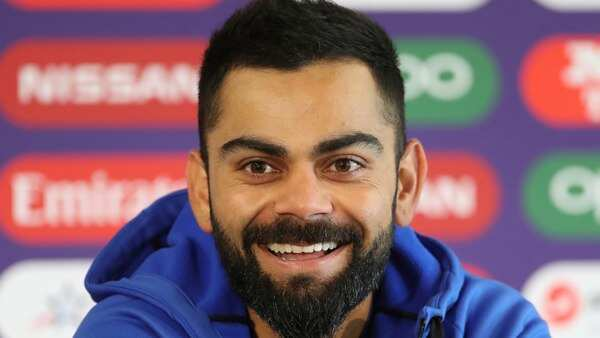
#> input picture vk.jpg, 600 x 338 px
$ python face_smile_eye_detection.py
#> lines starting #> are read from the running program, lines starting #| are printed output that depends on the picture; after the words box and inside, x2 and y2 are one past the last pixel; in counts of white or black regions, pixels touching at a corner belong together
import cv2
#Load the cascade
face_cascade=cv2.CascadeClassifier(cv2.data.haarcascades + 'haarcascade_frontalface_default.xml')
smile_cascade = cv2.CascadeClassifier(cv2.data.haarcascades+'haarcascade_smile.xml')
eye_cascade = cv2.CascadeClassifier(cv2.data.haarcascades +'haarcascade_eye.xml')
#Load the image
img=cv2.imread('vk.jpg')
#> img is the input picture: shape (338, 600, 3); mean B, G, R 112.2, 101.4, 133.3
# #Convert image to gray scale
gray=cv2.cvtColor(img,cv2.COLOR_BGR2GRAY)
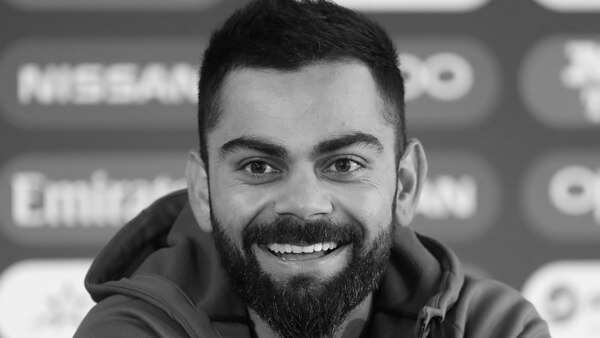
#> gray: shape (338, 600); min 0, max 254, mean 112.2
# #Detect face
faces=face_cascade.detectMultiScale(gray,1.1,4)
#> faces = [[187, 76, 225, 225]]

# Detecting smile
smiles=smile_cascade.detectMultiScale(img,1.8,20)
#> smiles = [[243, 215, 117, 58], [200, 216, 210, 105]]
#Detecting eyes
eye = eye_cascade.detectMultiScale(img, 1.2, 18)
#> eye = [[310, 136, 59, 59], [231, 140, 54, 54]]
# #Draw rectangle around the faces
for (x,y,w,h) in faces:
    cv2.rectangle(img,(x,y),(x+w,y+h),(255,0,0),2)
#> this loop made 1 pass
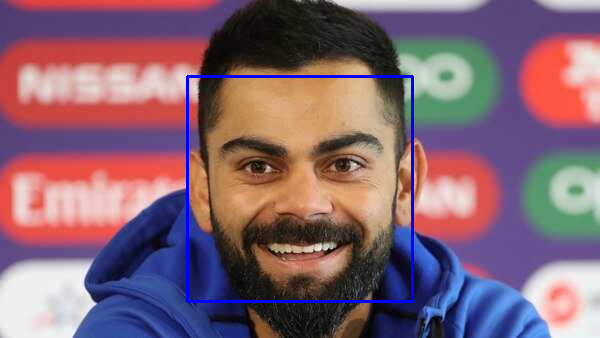
#> img: shape (338, 600, 3); 1.33% of pixels changed, all inside (x1, y1, x2, y2) = (186, 75, 414, 303)
#Draw Rectangle around smiling face and each eye
for sx,sy,sw,sh in smiles:
    cv2.rectangle(img, (sx, sy), ((sx + sw), (sy + sh)), (0, 0, 255), 2)
#> this loop made 2 passes
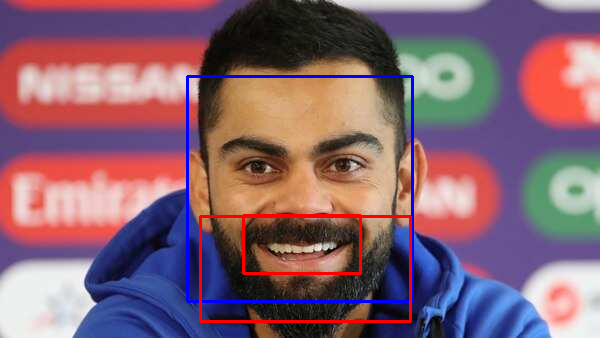
#> img: shape (338, 600, 3); 1.32% of pixels changed, all inside (x1, y1, x2, y2) = (199, 214, 412, 323)
for (x_eye, y_eye, w_eye, h_eye) in eye:
    cv2.rectangle(img,(x_eye, y_eye),(x_eye+w_eye, y_eye+h_eye), (0, 180, 60), 2)
#> this loop made 2 passes
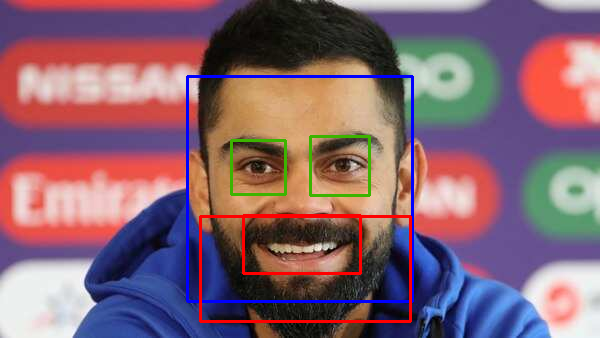
#> img: shape (338, 600, 3); 0.66% of pixels changed, all inside (x1, y1, x2, y2) = (230, 135, 371, 197)
#Display
cv2.imshow('Detected Smile',img)
#Press any key to escape
cv2.waitKey()
